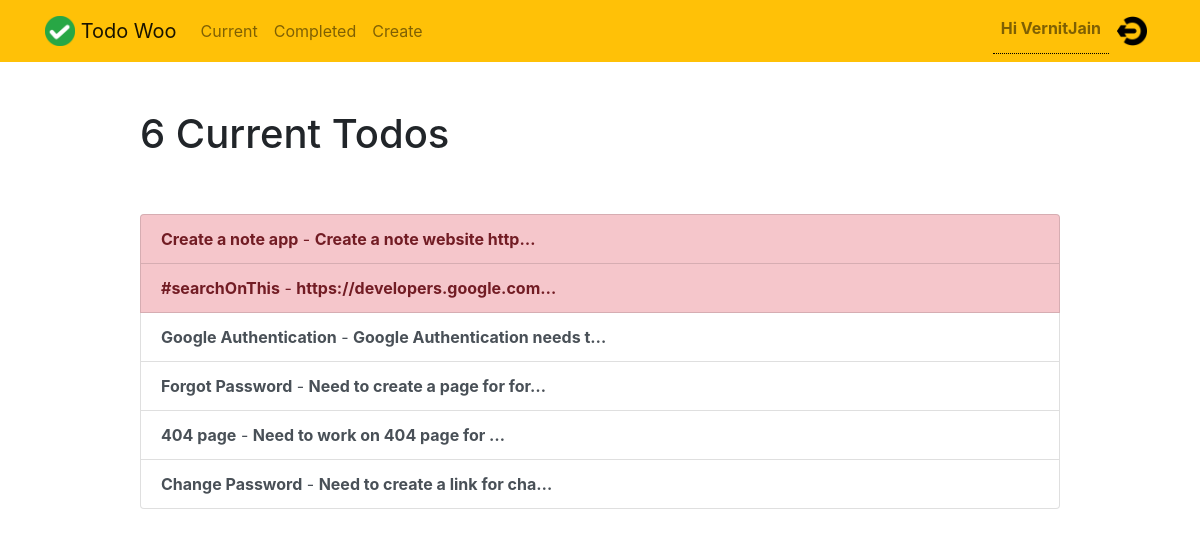
/todowoo/current/ (signed in), run on the app's committed database.
### todowoo/models.py (models this page shows, shortened)
class Todo(models.Model):
    title= models.CharField(max_length=100)
    memo = models.TextField(blank=True)
    created = models.DateTimeField(auto_now_add=True)
    datecompleted=models.DateTimeField(null=True, blank=True)
    important = models.BooleanField(default=False)
    user = models.ForeignKey(User, on_delete=models.CASCADE)
    deleteTodoOrNot = models.BooleanField(default=False)

### todowoo/views.py (the view)
# urls.py: path('current/', views.currenttodos, name='currenttodos'),
def currenttodos(request):
    todos = Todo.objects.filter(user = request.user, datecompleted__isnull = True, deleteTodoOrNot = False)
    return render(request, 'todowoo/currenttodos.html',{'todos': todos})

### todowoo/templates/todowoo/currenttodos.html
{% extends "todowoo/base.html" %}
{% block content %}
    <div class="row justify-content-center mt-5">
        <div class="col-md-10">
            {% if todos %}
                 <h1>{{ todos.count }} Current Todo{{ todos.count|pluralize }}</h1>
            {% else %}
                           <h1>Current Todos</h1>
            {% endif %}
        </div>
    </div>
    <div class="row justify-content-center mt-5">
        <div class="col-md-10">
        {% if todos %}
            <div class="list-group">
                {% for todo in todos %}
                  {% if todo.important %}
                    <a href="{% url 'todowoo:viewtodo' todo.id %}" class="list-group-item list-group-item-action list-group-item-danger"><b>{{ todo.title }}</b>{% if todo.memo %} - <b>{{ todo.memo|truncatechars:30 }}</b>{% endif %}</a>
                  {% endif %}
                {% endfor %}
                {% for todo in todos %}
                  {% if not todo.important %}
                    <a href="{% url 'todowoo:viewtodo' todo.id %}" class="list-group-item list-group-item-action"><b>{{ todo.title }}</b>{% if todo.memo %} - <b>{{ todo.memo|truncatechars:30 }}</b>{% endif %}</a>
                  {% endif %}
                {% endfor %}
            </div>
        {% else %}
            <div class="text-center">
                <h2>Looks like you don't have any todos! Nice work.</h2>
            <br>
            <a role="button" class="btn btn-primary" href="{% url 'todowoo:createtodo' %}">New Todo</a>
            </div>
        {% endif %}
        </div>
    </div>
{% endblock %}

### todowoo/templates/todowoo/base.html (shortened to what this page needs)
{% load static %}
<!doctype html>
<html lang="en">
<head>
    <link rel="stylesheet" href="{% static 'todowoo/css/bootstrap.min.css' %}">
    <link rel="stylesheet" href="{% static 'todowoo/css/custom.css' %}">
</head>
<body>
<nav class="navbar navbar-expand-md navbar-light bg-warning">
<div class="container">
    <a class="navbar-brand" href="{% url 'todowoo:todowoohome' %}">
         <img src="{% static 'todowoo/img/logo.png' %}" width="30" height="30" class="d-inline-block align-top">
        <span>Todo Woo</span>
    </a>
    <div class="collapse navbar-collapse" id="navbarNav">
    {% if user.is_authenticated %}
        <ul class="navbar-nav mr-auto">
                <li class="nav-item {{ current }}">
                    <a class="nav-link" href="{% url 'todowoo:currenttodos' %}">Current</a>
                </li>
                <li class="nav-item {{ completed }}">
                    <a class="nav-link" href="{% url 'todowoo:completedtodos' %}">Completed</a>
                </li>
                <li class="nav-item {{ create }}">
                    <a class="nav-link" href="{% url 'todowoo:createtodo' %}">Create</a>
                </li>
        </ul>
    {% endif %}
    <ul class="navbar-nav ml-auto">
            {% if user.is_authenticated %}
              <li class="nav-link userLoggedId"><b>Hi {{request.user.username}}</b> </li>
              <li class="nav-item">
                  <a href="#" onclick="$('#signOutBtn').click()" class="nav-link">
                    <img src="{% static 'todowoo/img/logout.png' %}" width="30" height="30" class="d-inline-block align-top">
                  </a>
              </li>
            {% endif %}
        </ul>
    </div>
</div>
</nav>
<div class="container">
{% block content %}{% endblock %}
</div>
</body>
</html>

### todowoo/static/todowoo/css/custom.css (style rules this page uses)
.userLoggedId { border-bottom: 1px dotted black; }

### data on the page
Todo: title "Create a note app", memo "Create a note website http…"
Todo: title "#searchOnThis", memo "https://developers.google.com…"
Todo: title "Google Authentication", memo "Google Authentication needs t…"
Todo: title "Forgot Password", memo "Need to create a page for for…"
Todo: title "404 page", memo "Need to work on 404 page for …"
Todo: title "Change Password", memo "Need to create a link for cha…"

### other printed values
{{ request.user.username }} "VernitJain"
{{ todos.count }} "6"
